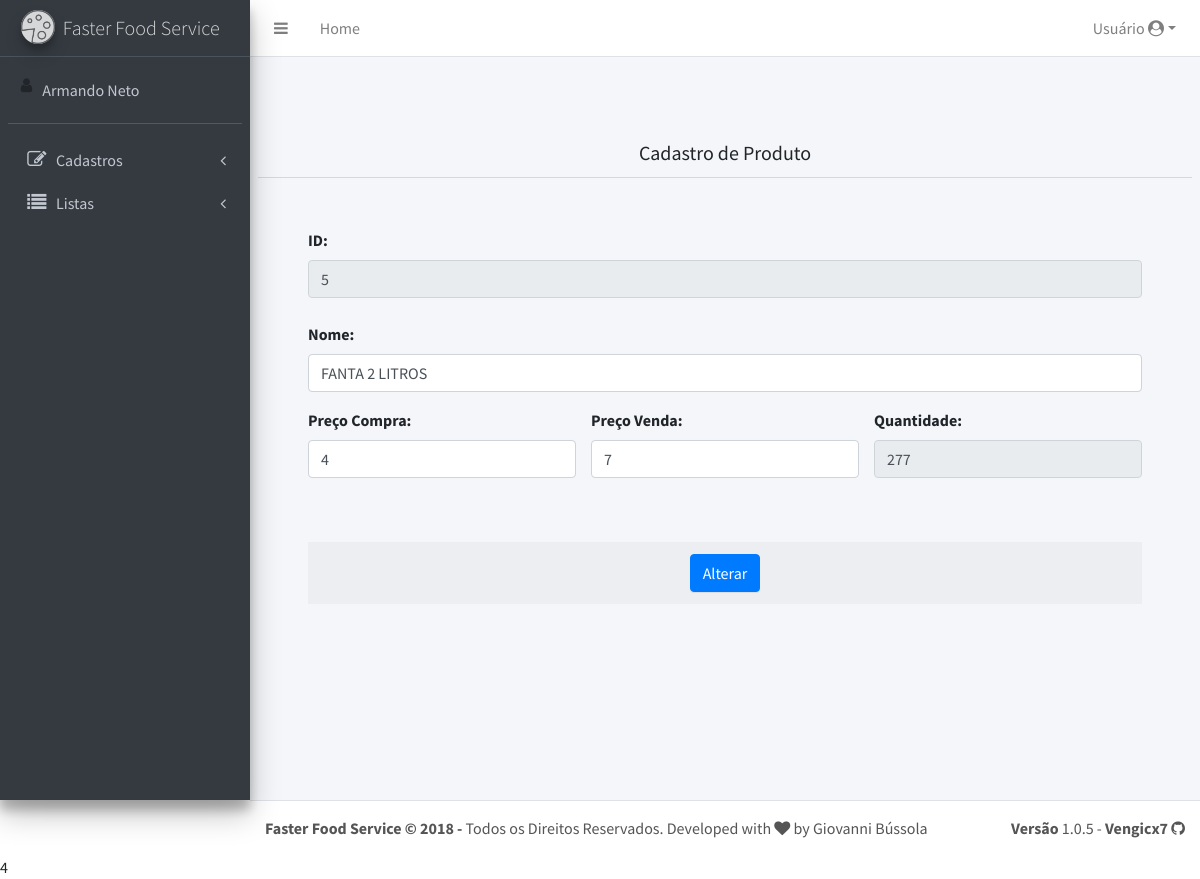
Page /home.php?fd=cadastro&pg=produto&id=5 (signed in) on the earlier database version.
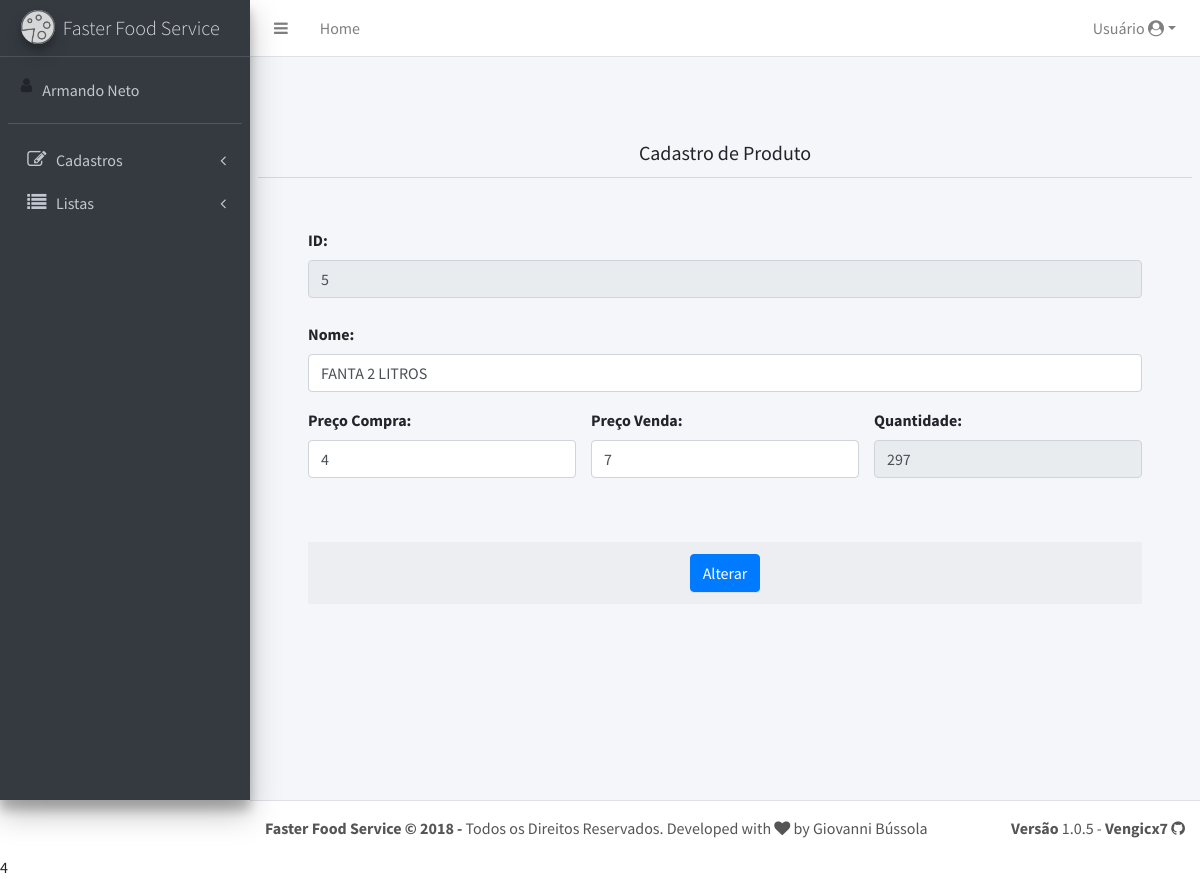
Same page on the later database version.
### tables this page shows
CREATE TABLE `produto` (
  `id` int(11) NOT NULL,
  `nome` varchar(100) NOT NULL,
  `precoCompra` float NOT NULL,
  `precoVenda` float NOT NULL,
  `tipoProduto` int(11) NOT NULL,
  `quantidade` float NOT NULL,
  `idTamanho` int(11) DEFAULT NULL
);

### cadastro/produto.php (the view, shortened to what this page needs)
<?php
    $labelQtd = $labelId = "";
    $id = $nome = $precoCompra = $precoVenda = $quantidade = "";
    if(isset($_GET["id"])){
        $id = $_GET["id"];
        include "./app/conecta.php";
        $sql = "SELECT * FROM produto WHERE id = ?";
        $consulta = $pdo->prepare($sql);
        $consulta->bindParam(1, $id);
        if($consulta->execute()){
            $dados = $consulta->fetch(PDO::FETCH_OBJ);
                $nome = $dados->nome;
                $precoCompra = $dados->precoCompra;
                $precoVenda = $dados->precoVenda;
                $quantidade = $dados->quantidade;
                $labelQtd = "readonly";
                $labelId = "required";
                $precoCompra = str_replace(".", ",", $precoCompra);
                $precoVenda = str_replace(".", ",", $precoVenda);
        }
    }
?>
<div class="card-header">
    <h3 class="card-title text-center">Cadastro de Produto</h3>
</div>
<form method="post" action="home.php?fd=salvar&pg=produto" style="padding: 50px;">
        <div class="form-group">
            <label for="nome">ID:</label>
            <input type="text" class="form-control" readonly name="id" value="<?=$id?>" <?=$labelId?>>
            <br>
            <label for="nome">Nome:</label>
            <input type="text" class="form-control" name="nome" placeholder="Digite o nome do Produto" value="<?=$nome?>" required>
        </div>
        <div class="row">
            <div class="form-group col-4">
                <label for="precoCompra">Preço Compra:</label>
                <input type="text" name="precoCompra" class="form-control" onKeyPress="return(moeda(this,'.',',',event))" placeholder="Digite o Preço de Compra" value="<?=$precoCompra?>" required>
            </div>
            <div class="form-group col-4">
                <label for="precoVenda">Preço Venda:</label>
                <input type="text" name="precoVenda" class="form-control" onKeyPress="return(moeda(this,'.',',',event))" placeholder="Digite o preço de Venda" value="<?=$precoVenda?>" required>
            </div>
            <div class="form-group col-4">
                <label for="quantidade">Quantidade:</label>
                <input type="number" name="quantidade" class="form-control" placeholder="Digite a Quantidade" <?=$labelQtd?> value="<?=$quantidade?>">
            </div>
        </div>
    <div class="card-footer text-center mt-5">
        <?php
            if(isset($_GET["id"])){
                $btnForm = "Alterar";
            }else{
                $btnForm = "Cadastrar";
            }
        ?>
            <button type="submit" class="btn btn-primary"><?=$btnForm?></button>
    </div>
</form>

Differences in the rows shown:
changed produto "FANTA 2 LITROS": quantidade "277" → "297"
